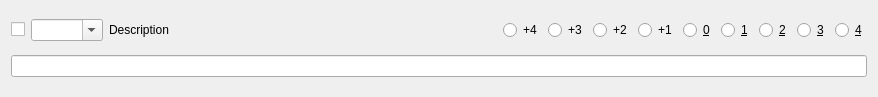
<?xml version="1.0" encoding="UTF-8"?>
<ui version="4.0">
 <class>GUI_FunctionForm</class>
 <widget class="QWidget" name="GUI_FunctionForm">
  <property name="geometry">
   <rect>
    <x>0</x>
    <y>0</y>
    <width>878</width>
    <height>97</height>
   </rect>
  </property>
  <property name="windowTitle">
   <string>Form</string>
  </property>
  <layout class="QVBoxLayout" name="verticalLayout">
   <item>
    <layout class="QHBoxLayout" name="horizontalLayout">
     <item>
      <widget class="QCheckBox" name="checkBox">
       <property name="text">
        <string/>
       </property>
      </widget>
     </item>
     <item>
      <widget class="QComboBox" name="comboBox">
       <property name="editable">
        <bool>true</bool>
       </property>
      </widget>
     </item>
     <item>
      <widget class="QLabel" name="label">
       <property name="sizePolicy">
        <sizepolicy hsizetype="Expanding" vsizetype="Preferred">
         <horstretch>0</horstretch>
         <verstretch>0</verstretch>
        </sizepolicy>
       </property>
       <property name="text">
        <string>Description</string>
       </property>
      </widget>
     </item>
     <item>
      <widget class="QRadioButton" name="radioButton_9">
       <property name="text">
        <string>+4</string>
       </property>
      </widget>
     </item>
     <item>
      <widget class="QRadioButton" name="radioButton_8">
       <property name="text">
        <string>+3</string>
       </property>
      </widget>
     </item>
     <item>
      <widget class="QRadioButton" name="radioButton_7">
       <property name="text">
        <string>+2</string>
       </property>
      </widget>
     </item>
     <item>
      <widget class="QRadioButton" name="radioButton_6">
       <property name="text">
        <string>+1</string>
       </property>
      </widget>
     </item>
     <item>
      <widget class="QRadioButton" name="radioButton">
       <property name="text">
        <string>&amp;0</string>
       </property>
      </widget>
     </item>
     <item>
      <widget class="QRadioButton" name="radioButton_2">
       <property name="text">
        <string>&amp;1</string>
       </property>
      </widget>
     </item>
     <item>
      <widget class="QRadioButton" name="radioButton_3">
       <property name="text">
        <string>&amp;2</string>
       </property>
      </widget>
     </item>
     <item>
      <widget class="QRadioButton" name="radioButton_4">
       <property name="text">
        <string>&amp;3</string>
       </property>
      </widget>
     </item>
     <item>
      <widget class="QRadioButton" name="radioButton_5">
       <property name="text">
        <string>&amp;4</string>
       </property>
      </widget>
     </item>
    </layout>
   </item>
   <item>
    <widget class="QLineEdit" name="lineEdit"/>
   </item>
  </layout>
 </widget>
 <resources/>
 <connections/>
</ui>
